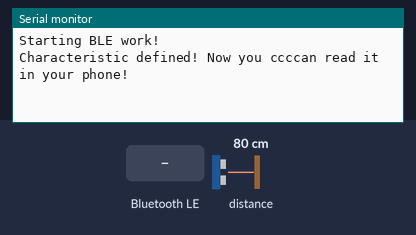
Bench run of a sketch on a simulated ESP32. Shown: the last lines printed to the serial monitor. The inputs (shaded band) are chosen by the test bench; at power-on: distance to the obstacle 80 cm. Nothing arrives over Bluetooth unless stated; a phone connects over Bluetooth LE 3 s after start.

Above: at 1.2 s.
1.3 s: Bluetooth LE write "sensor" received
At 1.45 s:
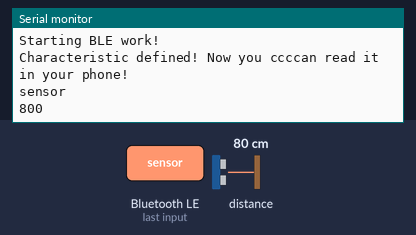
2.8 s: distance to the obstacle set to 2 cm
At 3.15 s:
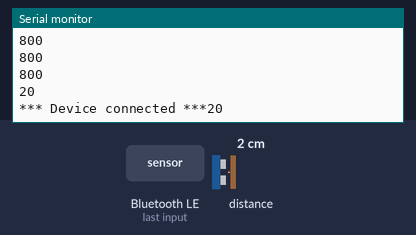
4.5 s: Bluetooth LE write "1" received
Timing chart, 0 to 7.5 s (numbered marks = the images above; inputs shaded):
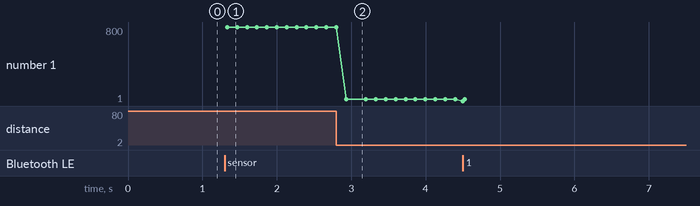

Measured:
- after the input at 1.3 s, the serial monitor: prints a new line at once (image 1)
- after the input at 2.8 s, the serial monitor: prints a new line after 0.13 s (image 2)
- plotted number 1: 800 → 20 after the input at 2.8 s

The sketch:

esp32_app.ino
```cpp
#include "esp_bt_main.h"
#include "esp_bt_device.h"
#include <BLEDevice.h>
#include <BLEUtils.h>
#include <BLEServer.h>
#include <Wire.h>
#include <Adafruit_VL53L0X.h>

#define SERVICE_UUID        "78f430b0-7ee3-11ee-b962-0242ac120002"
#define CHARACTERISTIC_UUID "7fd0727c-7ee3-11ee-b962-0242ac120002"

bool sensorMode = false;

class CharacteristicCallbacks: public BLECharacteristicCallbacks {
    void onWrite(BLECharacteristic *pCharacteristic) {
      std::string value = pCharacteristic->getValue();

      if (value.length() > 0) {
        for (int i = 0; i < value.length(); i++)
          Serial.print(value[i]);
        Serial.println();

        if (value == "sensor") {
          sensorMode = true;
        } else {
          sensorMode = false;
        }
      }
    }
};

class ServerCallbacks: public BLEServerCallbacks {
  void onConnect(BLEServer* pServer) {
    Serial.print("*** Device connected ***");
  }
  void onDisconnect(BLEServer* pServer) {
    Serial.print("*** Device disconnected ***");
    pServer->startAdvertising();
  }
};

Adafruit_VL53L0X vl53 = Adafruit_VL53L0X();


void setup() {
  Serial.begin(115200);

  Wire.begin(); // Initialize the I2C communication

  if (!vl53.begin()) {
    Serial.println(F("VL53L0X Initialization Failed"));
    while (1);
  }

  Serial.println("Starting BLE work!");

  BLEDevice::init("ESP32BT_Porte");
  BLEServer *pServer = BLEDevice::createServer();
  BLEService *pService = pServer->createService(SERVICE_UUID);
  BLECharacteristic *pCharacteristic = pService->createCharacteristic(
                                         CHARACTERISTIC_UUID,
                                         BLECharacteristic::PROPERTY_READ |
                                         BLECharacteristic::PROPERTY_WRITE
                                       );


  pServer->setCallbacks(new ServerCallbacks());

  pCharacteristic->setCallbacks(new CharacteristicCallbacks());

  pService->start();
  //BLEAdvertising *pAdvertising = pServer->getAdvertising();  // this still is working for backward compatibility
  BLEAdvertising *pAdvertising = BLEDevice::getAdvertising();
  pAdvertising->addServiceUUID(SERVICE_UUID);
  //pAdvertising->setScanResponse(true);
  //pAdvertising->setMinPreferred(0x06);  // functions that help with iPhone connections issue
  //pAdvertising->setMinPreferred(0x12);
  //BLEDevice::startAdvertising();
  pAdvertising->start();
  //pServer->startAdvertising();
  Serial.println("Characteristic defined! Now you ccccan read it in your phone!");

}

void loop() {
  if (sensorMode == true) {
    VL53L0X_RangingMeasurementData_t measure; // Initialize a struct to store data measured by our sensor

    if (vl53.getSingleRangingMeasurement(&measure)) { // Perform a single distance measurement, returns true on failure, false on success

      Serial.println(F("Distance Measurement Failed"));

    } else {
      std::string value = std::to_string(measure.RangeMilliMeter);
      for (int i = 0; i < value.length(); i++)
          Serial.print(value[i]);
        Serial.println();
      //Serial.print(measure.RangeMilliMeter); // Retrieve the measurement from the struct in millimeters
    }


    // Wait for a short delay between readings (optional)
    delay(100);
  }

}
```
